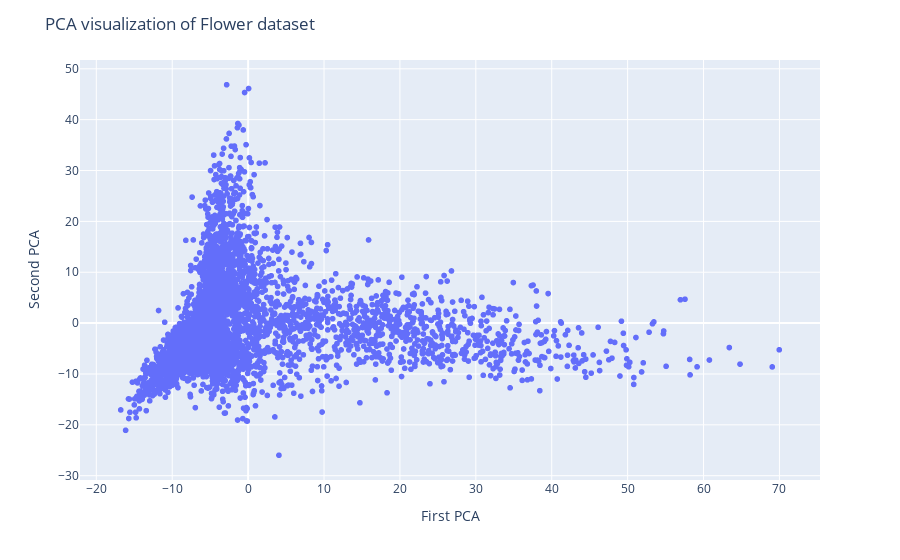

Notebook code cell kept with this figure:
### Code cell
fig = px.scatter(x=x_pca[:, 0], y=x_pca[:, 1])
fig.update_layout(
    title="PCA visualization of Flower dataset",
    xaxis_title="First PCA",
    yaxis_title="Second PCA",
)
fig.show()

### Figure 1 — Plotly figure (JSON) as saved in the notebook; plotly's stock layout.template omitted (floating-point values rounded to 4 significant figures; data arrays with more than 128 entries replaced by an {"elided": "..."} marker saying what was removed)
{"data": [{"hovertemplate": "x=%{x}<br>y=%{y}<extra></extra>", "legendgroup": "", "marker": {"color": "#636efa", "symbol": "circle"}, "mode": "markers", "name": "", "showlegend": false, "type": "scattergl", "x": {"elided": "4336 float values"}, "xaxis": "x", "y": {"elided": "4336 float values"}, "yaxis": "y"}], "layout": {"legend": {"tracegroupgap": 0}, "margin": {"t": 60}, "title": {"text": "PCA visualization of Flower dataset"}, "xaxis": {"anchor": "y", "domain": [0, 1], "title": {"text": "First PCA"}}, "yaxis": {"anchor": "x", "domain": [0, 1], "title": {"text": "Second PCA"}}}}
